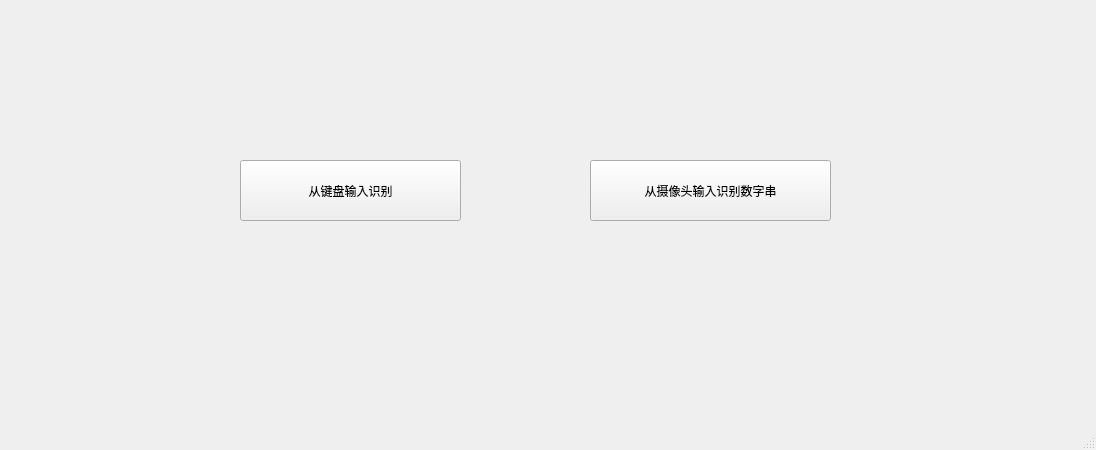
<?xml version="1.0" encoding="UTF-8"?>
<ui version="4.0">
 <class>MainWindow</class>
 <widget class="QMainWindow" name="MainWindow">
  <property name="geometry">
   <rect>
    <x>0</x>
    <y>0</y>
    <width>1096</width>
    <height>450</height>
   </rect>
  </property>
  <property name="windowTitle">
   <string>MainWindow</string>
  </property>
  <widget class="QWidget" name="centralwidget">
   <widget class="QPushButton" name="pushButton">
    <property name="geometry">
     <rect>
      <x>240</x>
      <y>160</y>
      <width>221</width>
      <height>61</height>
     </rect>
    </property>
    <property name="text">
     <string>从键盘输入识别</string>
    </property>
   </widget>
   <widget class="QPushButton" name="pushButton_2">
    <property name="geometry">
     <rect>
      <x>590</x>
      <y>160</y>
      <width>241</width>
      <height>61</height>
     </rect>
    </property>
    <property name="text">
     <string>从摄像头输入识别数字串</string>
    </property>
   </widget>
  </widget>
  <widget class="QMenuBar" name="menubar">
   <property name="geometry">
    <rect>
     <x>0</x>
     <y>0</y>
     <width>1096</width>
     <height>26</height>
    </rect>
   </property>
  </widget>
  <widget class="QStatusBar" name="statusbar"/>
 </widget>
 <resources/>
 <connections>
  <connection>
   <sender>pushButton</sender>
   <signal>clicked()</signal>
   <receiver>MainWindow</receiver>
   <slot>show()</slot>
   <hints>
    <hint type="sourcelabel">
     <x>350</x>
     <y>216</y>
    </hint>
    <hint type="destinationlabel">
     <x>547</x>
     <y>224</y>
    </hint>
   </hints>
  </connection>
  <connection>
   <sender>pushButton_2</sender>
   <signal>clicked()</signal>
   <receiver>MainWindow</receiver>
   <slot>show()</slot>
   <hints>
    <hint type="sourcelabel">
     <x>710</x>
     <y>216</y>
    </hint>
    <hint type="destinationlabel">
     <x>547</x>
     <y>224</y>
    </hint>
   </hints>
  </connection>
 </connections>
</ui>
